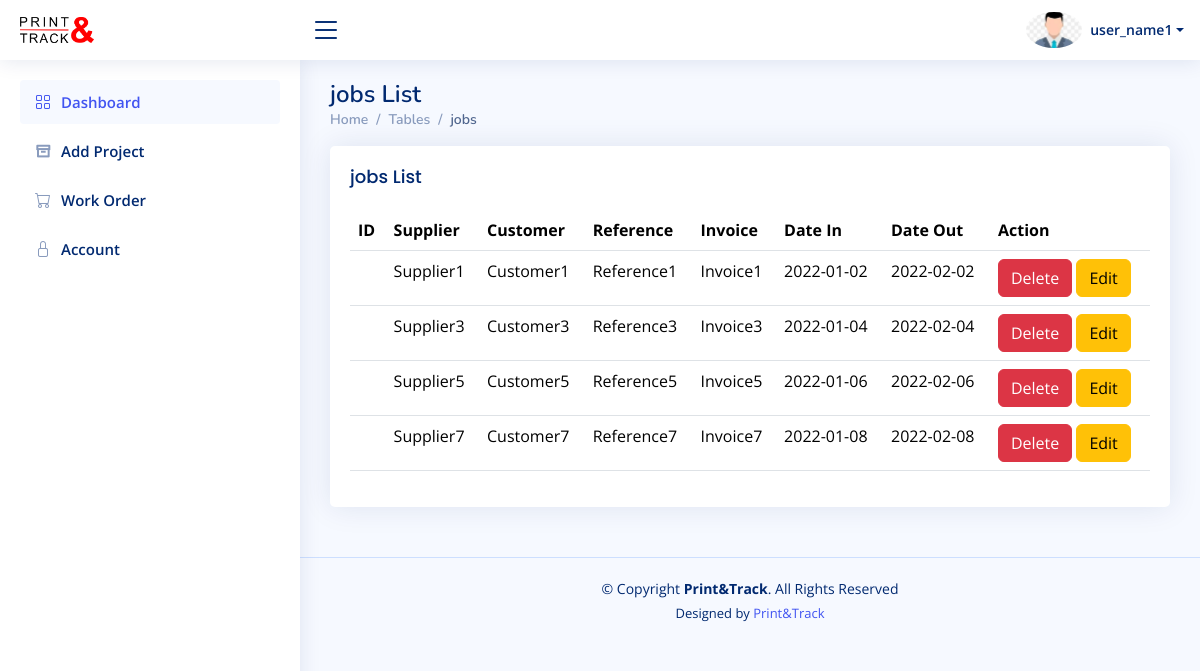
/user/dashboard.php (signed in), run on the app's committed database.
### tables this page shows
CREATE TABLE `jobs` (
  `project_id` int(11) NOT NULL,
  `user_id` int(11) NOT NULL,
  `supplier` varchar(255) DEFAULT NULL,
  `customer` varchar(255) DEFAULT NULL,
  `reference` varchar(255) DEFAULT NULL,
  `invoice` varchar(255) DEFAULT NULL,
  `date_in` date DEFAULT NULL,
  `date_out` date DEFAULT NULL,
  `archived` tinyint(1) DEFAULT 0
);

### user/dashboard.php (the view, shortened to what this page needs)
<!DOCTYPE html>
<html lang="en">
<head>
  <link href="../assets/vendor/bootstrap/css/bootstrap.min.css" rel="stylesheet">
  <link href="../assets/vendor/bootstrap-icons/bootstrap-icons.css" rel="stylesheet">
  <link href="../assets/vendor/boxicons/css/boxicons.min.css" rel="stylesheet">
  <link href="../assets/vendor/quill/quill.snow.css" rel="stylesheet">
  <link href="../assets/vendor/quill/quill.bubble.css" rel="stylesheet">
  <link href="../assets/vendor/remixicon/remixicon.css" rel="stylesheet">
  <link href="../assets/vendor/simple-datatables/style.css" rel="stylesheet">
  <link href="../assets/css/style.css" rel="stylesheet">
</head>
<body>
  <?php include('header.php') ?>
  <?php include('sidebar.php') ?>
  <main id="main" class="main">
    <div class="pagetitle">
      <h1>jobs List</h1>
      <nav>
        <ol class="breadcrumb">
          <li class="breadcrumb-item"><a href="dashboard.php">Home</a></li>
          <li class="breadcrumb-item">Tables</li>
          <li class="breadcrumb-item active">jobs</li>
        </ol>
      </nav>
    </div>
    <section class="section">
      <div class="row">
        <div class="col-lg-12">
          <div class="card">
            <div class="card-body">
              <h5 class="card-title">jobs List </h5>
              <table class="table datatable">
                <thead>
                  <tr>
                    <th>ID</th>
                    <th>Supplier</th>
                    <th>Customer</th>
                    <th>Reference</th>
                    <th>Invoice</th>
                    <th>Date In</th>
                    <th>Date Out</th>
                    <th>Action</th>
                  </tr>
                </thead>
                <tbody>
                <?php
                  include '../includes/db.php';
                  $user_id = $_SESSION['user_id'];
                  $sql = "SELECT * FROM jobs where archived = 1 and user_id = $user_id";
                  $result = $conn->query($sql);
                  if ($result->num_rows > 0) {
                      $rows = $result->fetch_all(MYSQLI_ASSOC);
                      foreach ($rows as $row):
                      ?>
                      <tr>
                          <td><?php echo $row['job_id']; ?></td>
                          <td><?php echo $row['supplier']; ?></td>
                          <td><?php echo $row['customer']; ?></td>
                          <td><?php echo $row['reference']; ?></td>
                          <td><?php echo $row['invoice']; ?></td>
                          <td><?php echo $row['date_in']; ?></td>
                          <td><?php echo $row['date_out']; ?></td>
                          <td>
                              <form action="actions/job_delete_action.php" method="POST">
                                  <button type="submit" name="delete" class="btn btn-danger">Delete</button>
                                  <a href="jobedit.php?id=<?php echo $row['job_id']; ?>" class="btn btn-warning">Edit</a>
                              </form>
                          </td>
                      </tr>
                      <?php endforeach;
                  } else {
                      echo "No records found";
                  }
                ?>
                </tbody>
              </table>
            </div>
          </div>
        </div>
      </div>
    </section>
  </main>
  <?php include('footer.php') ?>
</body>
</html>

### user/header.php (shortened to what this page needs)
<header id="header" class="header fixed-top d-flex align-items-center">
<div class="d-flex align-items-center justify-content-between">
  <a href="dashboard.php" class="logo d-flex align-items-center">
    <img src="../assets/img/PrintAndTrack Logo FINAL.png" alt="">
  </a>
  <i class="bi bi-list toggle-sidebar-btn"></i>
</div>
<nav class="header-nav ms-auto">
  <ul class="d-flex align-items-center">
    <li class="nav-item dropdown pe-3">
      <a class="nav-link nav-profile d-flex align-items-center pe-0" href="#" data-bs-toggle="dropdown">
        <img src="../assets/img/profile.png" alt="Profile" class="rounded-circle">
        <span class="d-none d-md-block dropdown-toggle ps-2"><?php echo $_SESSION['username']; ?></span>
      </a>
    </li>
  </ul>
</nav>
</header>

### user/sidebar.php
<aside id="sidebar" class="sidebar">
<ul class="sidebar-nav" id="sidebar-nav">
  <li class="nav-item">
    <a class="nav-link " href="dashboard.php">
      <i class="bi bi-grid"></i>
      <span>Dashboard</span>
    </a>
  </li>
  <li class="nav-item">
    <a class="nav-link collapsed" href="projectnew.php">
      <i class="ri ri-archive-line"></i>
      <span>Add Project</span>
    </a>
  </li>
  <li class="nav-item">
    <a class="nav-link collapsed" href="workorder.php">
      <i class="bi bi-cart"></i>
      <span>Work Order</span>
    </a>
  </li>
  <li class="nav-item">
    <a class="nav-link collapsed" href="profile.php">
      <i class="bi bi-lock"></i>
      <span>Account</span>
    </a>
  </li>
</ul>
</aside>

### user/footer.php
<footer id="footer" class="footer">
    <div class="copyright">
      &copy; Copyright <strong><span>Print&Track</span></strong>. All Rights Reserved
    </div>
    <div class="credits">
      Designed by <a href="">Print&Track</a>
    </div>
  </footer>

### assets/css/style.css (style rules this page uses)
:root { scroll-behavior: smooth; }
body { font-family: "Open Sans", sans-serif; background: #f6f9ff; color: #444444; }
a { color: #4154f1; text-decoration: none; }
h1, h2, h3, h4, h5, h6 { font-family: "Nunito", sans-serif; }
#main { margin-top: 60px; padding: 20px 30px; transition: all 0.3s; }
.pagetitle { margin-bottom: 10px; }
.pagetitle h1 { font-size: 24px; margin-bottom: 0; font-weight: 600; color: #012970; }
.card { margin-bottom: 30px; border: none; border-radius: 5px; box-shadow: 0px 0 30px rgba(1, 41, 112, 0.1); }
.card-title { padding: 20px 0 15px 0; font-size: 18px; font-weight: 500; color: #012970; font-family: "Poppins", sans-serif; }
.card-body { padding: 0 20px 20px 20px; }
.breadcrumb { font-size: 14px; font-family: "Nunito", sans-serif; color: #899bbd; font-weight: 600; }
.breadcrumb a { color: #899bbd; transition: 0.3s; }
.breadcrumb .breadcrumb-item::before { color: #899bbd; }
.breadcrumb .active { color: #51678f; font-weight: 600; }
.logo { line-height: 1; }
@media (min-width: 1200px) { .logo { width: 280px; } }
.logo img { max-height: 26px; margin-right: 6px; }
.header { transition: all 0.5s; z-index: 997; height: 60px; box-shadow: 0px 2px 20px rgba(1, 41, 112, 0.1); background-color: #fff; padding-left: 20px; }
.header .toggle-sidebar-btn { font-size: 32px; padding-left: 10px; cursor: pointer; color: #012970; }
.header-nav ul { list-style: none; }
.header-nav>ul { margin: 0; padding: 0; }
.header-nav .nav-profile { color: #012970; }
.header-nav .nav-profile img { max-height: 36px; }
.header-nav .nav-profile span { font-size: 14px; font-weight: 600; }
.sidebar { position: fixed; top: 60px; left: 0; bottom: 0; width: 300px; z-index: 996; transition: all 0.3s; padding: 20px; overflow-y: auto; scrollbar-width: thin; scrollbar-color: #aab7cf transparent; box-shadow: 0px 0px 20px rgba(1, 41, 112, 0.1); background-color: #fff; }
@media (min-width: 1200px) { #main, #footer { margin-left: 300px; } }
.sidebar-nav { padding: 0; margin: 0; list-style: none; }
.sidebar-nav li { padding: 0; margin: 0; list-style: none; }
.sidebar-nav .nav-item { margin-bottom: 5px; }
.sidebar-nav .nav-link { display: flex; align-items: center; font-size: 15px; font-weight: 600; color: #4154f1; transition: 0.3; background: #f6f9ff; padding: 10px 15px; border-radius: 4px; }
.sidebar-nav .nav-link i { font-size: 16px; margin-right: 10px; color: #4154f1; }
.sidebar-nav .nav-link.collapsed { color: #012970; background: #fff; }
.sidebar-nav .nav-link.collapsed i { color: #899bbd; }
.footer { padding: 20px 0; font-size: 14px; transition: all 0.3s; border-top: 1px solid #cddfff; }
.footer .copyright { text-align: center; color: #012970; }
.footer .credits { padding-top: 5px; text-align: center; font-size: 13px; color: #012970; }

### data on the page
jobs: supplier "Supplier1", customer "Customer1", reference "Reference1", invoice "Invoice1", date_in "2022-01-02", date_out "2022-02-02"
jobs: supplier "Supplier3", customer "Customer3", reference "Reference3", invoice "Invoice3", date_in "2022-01-04", date_out "2022-02-04"
jobs: supplier "Supplier5", customer "Customer5", reference "Reference5", invoice "Invoice5", date_in "2022-01-06", date_out "2022-02-06"
jobs: supplier "Supplier7", customer "Customer7", reference "Reference7", invoice "Invoice7", date_in "2022-01-08", date_out "2022-02-08"

### other printed values
$_SESSION['username'] "user_name1"
